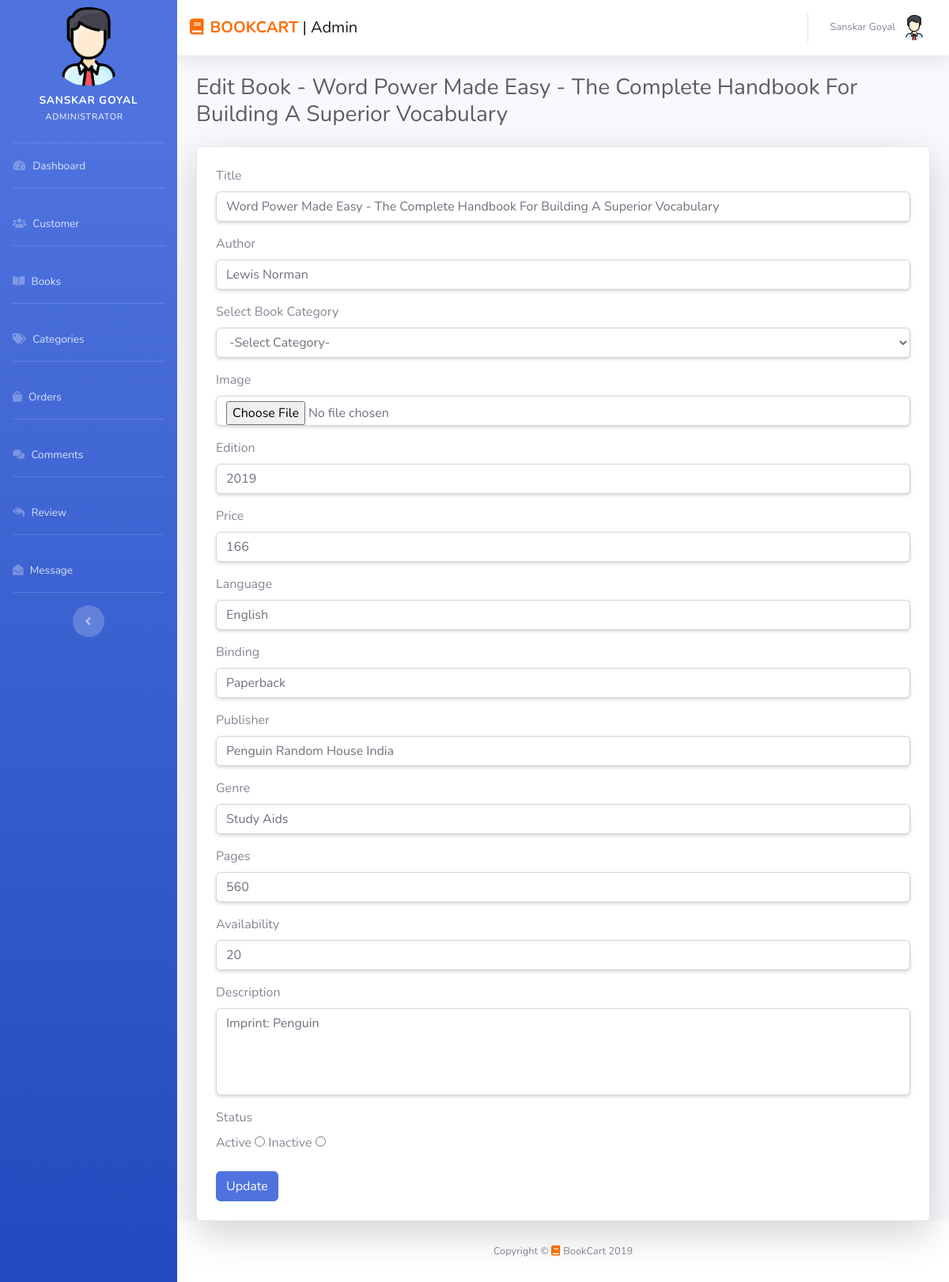
Page /admin/edit-book.php?book_id=B473-807-873 (signed in) on the committed database.
### tables this page shows
CREATE TABLE `book_table` (
  `book_id` varchar(255) NOT NULL,
  `book_category_id` varchar(255) DEFAULT NULL,
  `title` varchar(255) NOT NULL,
  `author` varchar(255) NOT NULL,
  `edition` varchar(255) NOT NULL,
  `language` varchar(255) NOT NULL,
  `binding` varchar(255) NOT NULL,
  `price` varchar(255) NOT NULL,
  `description` text NOT NULL,
  `publisher` varchar(255) NOT NULL,
  `genre` varchar(255) NOT NULL,
  `pages` varchar(255) NOT NULL,
  `availability` varchar(255) NOT NULL,
  `status` varchar(255) DEFAULT NULL,
  `image` varchar(255) NOT NULL
);

### admin/edit-book.php (the view, shortened to what this page needs)
<?php
include('../connection/config.php');
?>
<?php
if(isset($_GET['book_id'])){
	$book_id = mysqli_real_escape_string($conn, $_GET['book_id']);
	$sql = "SELECT * FROM book_table WHERE book_id = '$book_id'";
	$result = mysqli_query($conn, $sql);
	if(mysqli_num_rows($result)>0){
		while($row = mysqli_fetch_array($result)){
			$title = $row['title'];
			$author = $row['author'];
			$edition = $row['edition'];
			$language = $row['language'];
			$binding = $row['binding'];
			$price = $row['price'];
			$description = $row['description'];
			$publisher = $row['publisher'];
			$genre = $row['genre'];
			$pages = $row['pages'];
			$availability = $row['availability'];
		}
	}else{
		echo '<script>location.href="books.php"</script>';
	}
}else{
	echo '<script>location.href="books.php"</script>';
}
?>
<?php require 'winclude/head.php'; ?>
<?php require 'winclude/sidebar.php'; ?>
<?php require 'winclude/navbar.php'; ?>
<div class="container-fluid">
  <div class="d-sm-flex align-items-center justify-content-between mb-4">
    <h1 class="h3 mb-0 text-gray-800">Edit Book - <?php echo $title ?></h1>
  </div>
  <div class="row">
    <div class="col-md-12">
      <div class="card card-white shadow-lg">
        <div class="row">
          <div class="col-md-12">
           <form action="pages/update_book.php" method="POST" class="p-4" enctype="multipart/form-data">
          <div class="form-group">
            <label>Title</label>
            <input type="text" name="title" class="form-control shadow-sm" autocomplete="off" required placeholder="Enter Book Title" value="<?php echo $title ?>">
          </div>
          <div class="form-group">
            <label>Author</label>
            <input type="text" name="author" class="form-control shadow-sm" autocomplete="off" required placeholder="Enter Book Author" value="<?php echo $author ?>">
          </div>
          <div class="form-group">
            <label>Select Book Category</label>
            <select class="form-control shadow-sm" name="category_id" autocomplete="off" required="">
              <option value="" selected disabled>-Select Category-</option>
            </select>
          </div>
          <div class="form-group">
            <label>Image</label>
            <input type="file" name="image" class="form-control shadow-sm" autocomplete="off" required placeholder="Enter Book Image">
          </div>
          <div class="form-group">
            <label>Edition</label>
            <input type="text" name="edition" class="form-control shadow-sm" autocomplete="off" required placeholder="Enter Book Edition" value="<?php echo $edition ?>">
          </div>
          <div class="form-group">
            <label>Price</label>
            <input type="text" name="price" class="form-control shadow-sm" autocomplete="off" required placeholder="Enter Book Price" value="<?php echo $price ?>">
          </div>
          <div class="form-group">
            <label>Language</label>
            <input type="text" name="language" class="form-control shadow-sm" autocomplete="off" required placeholder="Enter Book Language" value="<?php echo $language ?>">
          </div>
          <div class="form-group">
            <label>Binding</label>
            <input type="text" name="binding" class="form-control shadow-sm" autocomplete="off" required placeholder="Enter Book Binding" value="<?php echo $binding ?>">
          </div>
          <div class="form-group">
            <label>Publisher</label>
            <input type="text" name="publisher" class="form-control shadow-sm" autocomplete="off" required placeholder="Enter Book Publisher" value="<?php echo $publisher ?>">
          </div>
          <div class="form-group">
            <label>Genre</label>
            <input type="text" name="genre" class="form-control shadow-sm" autocomplete="off" required placeholder="Enter Book Genre" value="<?php echo $genre ?>">
          </div>
          <div class="form-group">
            <label>Pages</label>
            <input type="text" name="pages" class="form-control shadow-sm" autocomplete="off" required placeholder="Enter Book Pages" value="<?php echo $pages ?>">
          </div>
          <div class="form-group">
            <label>Availability</label>
            <input type="text" name="availability" class="form-control shadow-sm" autocomplete="off" required placeholder="Enter Book Availability" value="<?php echo $availability ?>">
          </div>
          <div class="form-group">
            <label>Description</label>
            <textarea class="form-control shadow-sm" autocomplete="off" name="description" required style="resize: none" rows="4" placeholder="Enter Book Description"><?php echo $description?></textarea>
          </div>
          <div class="form-group">
            <label>Status</label><br>
            <label>Active</label>
            <input type="radio"  name="status" value="Active" required>
            <label>Inactive</label>
            <input type="radio" name="status" value="Inactive" required>
          </div>
          <button type="submit" name="submit" class="btn btn-primary text-white">Update</button>
        </form>
          </div>
        </div>
      </div>
    </div>
  </div>
</div>
<?php require 'winclude/footer.php' ?>

### rows in the picture
book_table: title "Word Power Made Easy - The Complete Handbook For Building A Superior Vocabulary", author "Lewis Norman", edition "2019", price "166", language "English", binding "Paperback", publisher "Penguin Random House India", genre "Study Aids", pages "560", availability "20", description "Imprint: Penguin"

### other values in the picture
$myfname "SANSKAR"
$mylname "GOYAL"
$myfname "Sanskar"
$mylname "Goyal"
